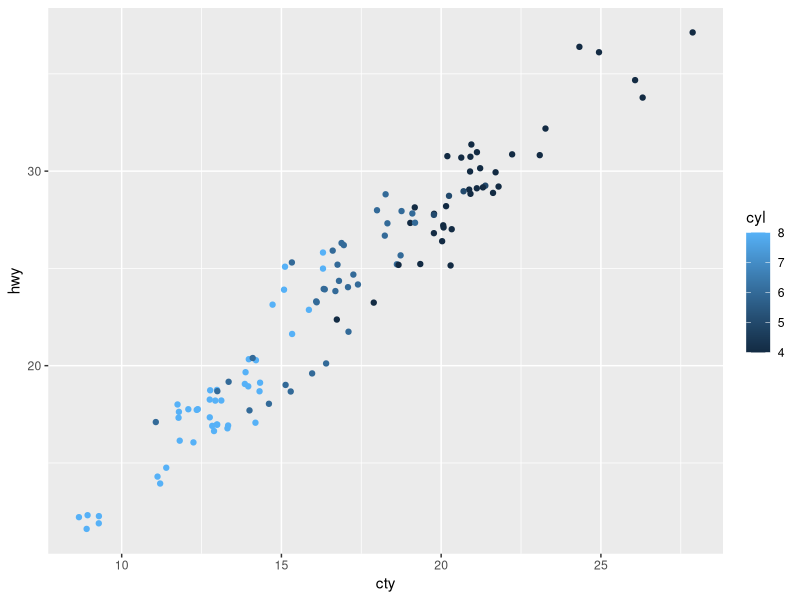
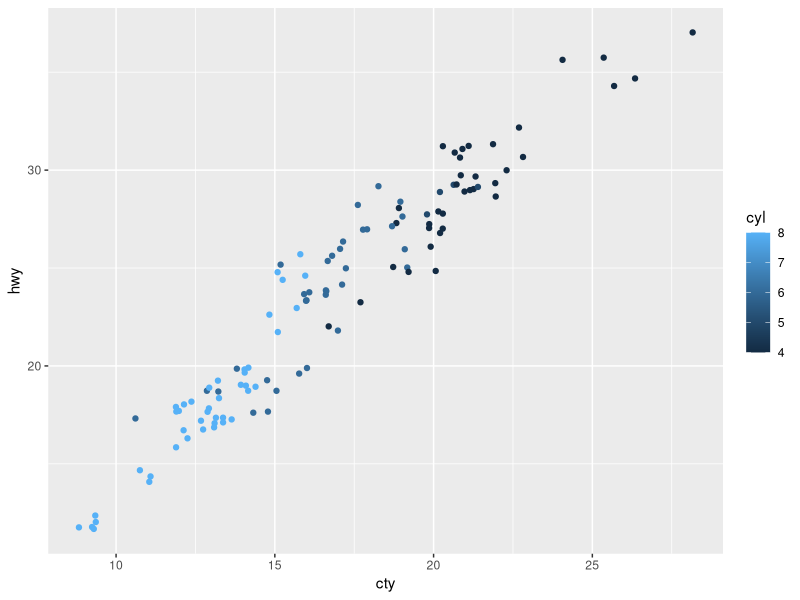
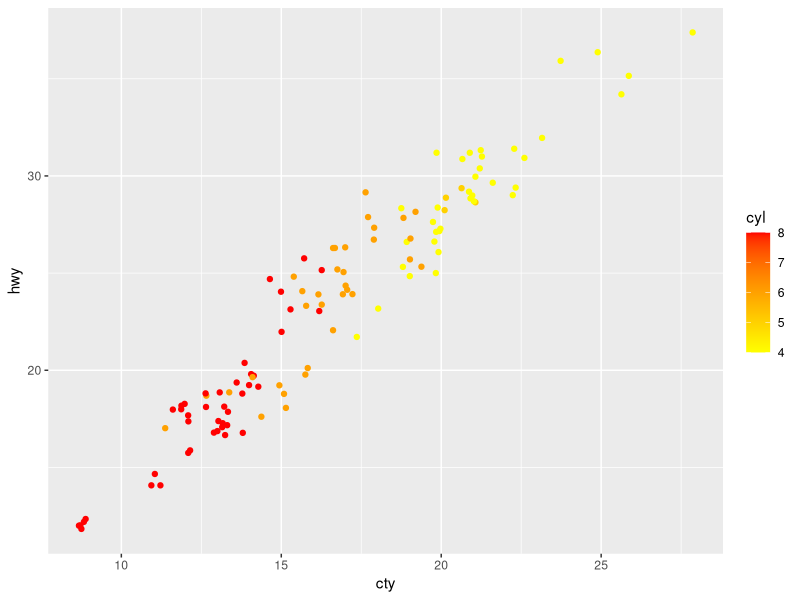
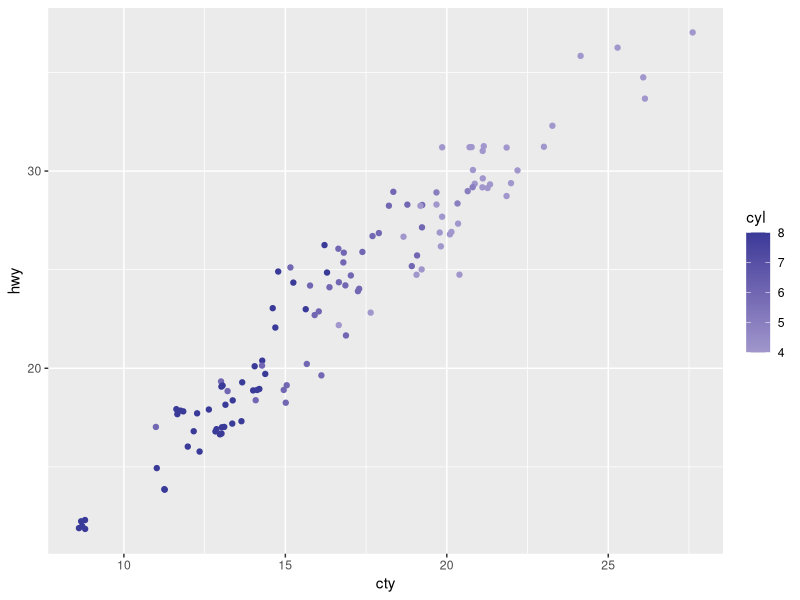
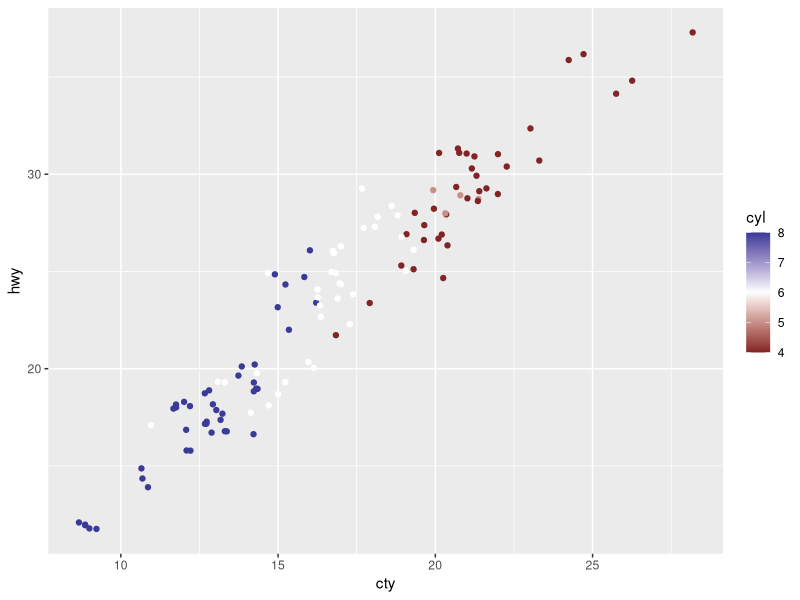
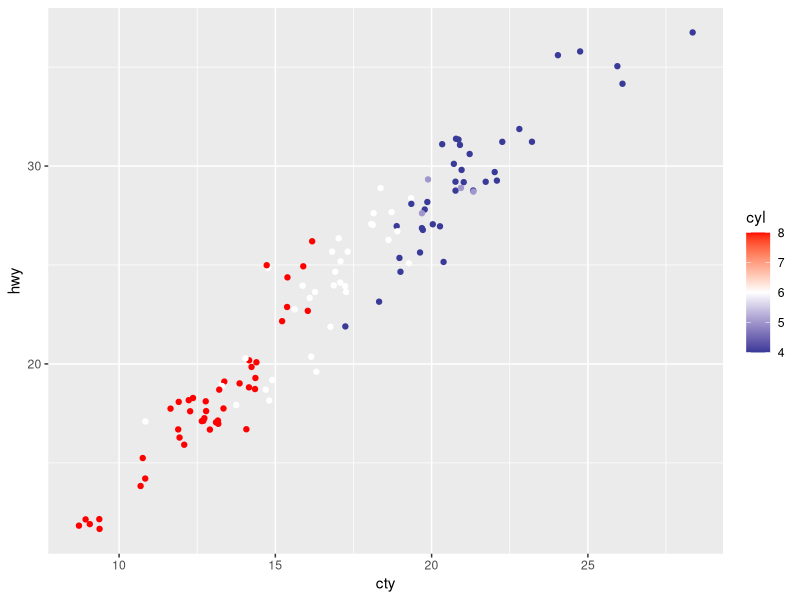
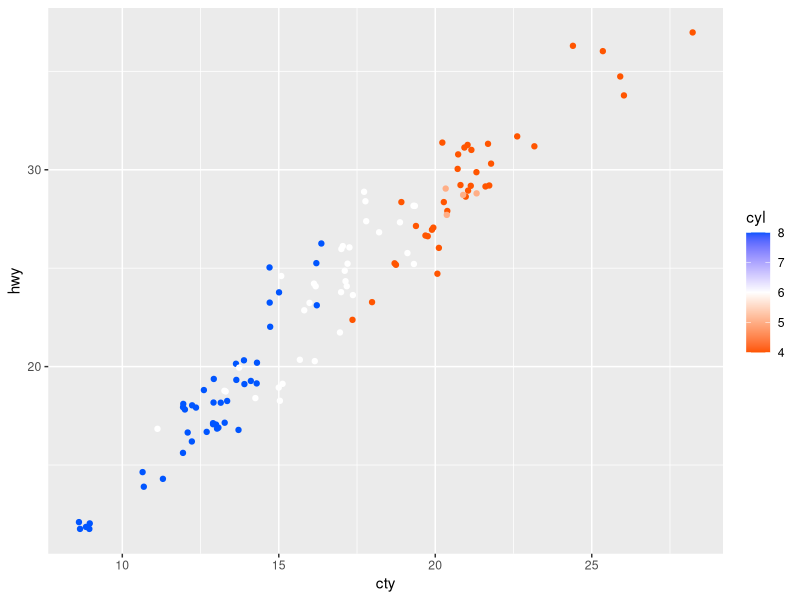
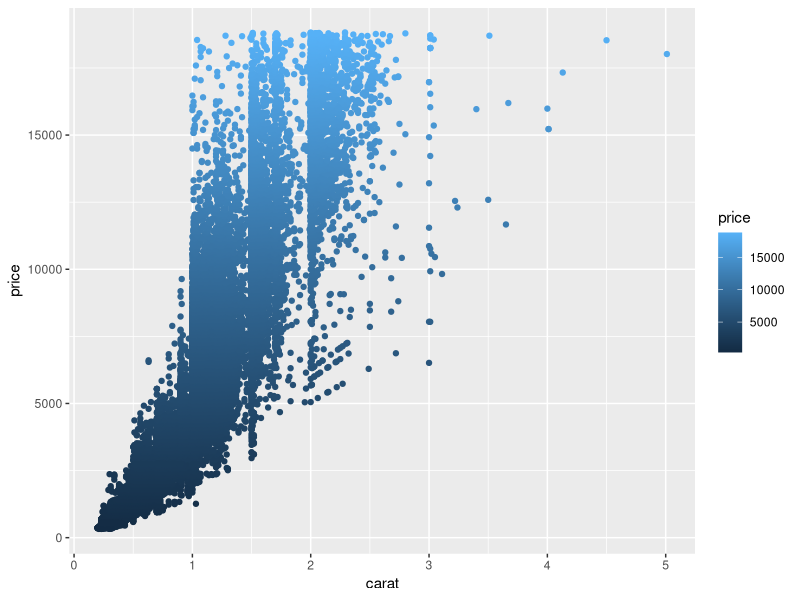

Reproduce these figures in R, in order.
library(tidyverse)
p1 <- mpg %>%
  filter(year == 2008) %>%
  ggplot(aes(x=cty, y=hwy, color=cyl)) + 
  geom_point(position='jitter')
p1
p1 + scale_color_gradient()
p1 + scale_color_gradient(low='yellow', high='red')

p1 + scale_color_gradient2()
p1 + scale_color_gradient2(midpoint=6)
p1 + scale_color_gradient2(midpoint=6, 
                           low=scales::muted('blue'),
                           high='red')
p1 + scale_color_gradient2(midpoint=6, 
                           low = '#FF5500',
                           high='#0055FF')


?diamonds
p <- ggplot(diamonds, aes(x=carat, y=price, color=price)) + 
  geom_point()
p + scale_color_gradient()
p + scale_color_gradient(high='gray')
p + scale_color_gradient2(low='black', mid='green', high='red', midpoint =10000)

p2 <- mpg %>%
  filter(year == 2008) %>%
  ggplot(aes(x=cty, y=hwy, color=factor(cyl))) + 
  geom_point(position='jitter')
p2
p2 + scale_color_discrete()
p2 + scale_color_discrete(direction=-1)

mapping <- c('4' = 'blue', '5' = 'yellow', '6'='darkgreen', '8' = 'red')
p2 + scale_color_manual(values=mapping)

library(RColorBrewer)
display.brewer.all()

p2 + scale_color_brewer(palette='Set1')
p2 + scale_color_brewer(palette='Set3')

states <- map_data('state')
p3 <- states %>%
  ggplot(aes(x=long, y=lat, group=group, 
             fill=lat)) + 
  geom_polygon()

p3 + scale_fill_distiller(palette='GnBu', direction=1)

ggplot(diamonds, aes(x=carat, y=price, color=clarity )) + geom_point() +
  scale_color_brewer(palette='Blues', direction = -1)

ggplot(diamonds, aes(x=carat, y=price, color=depth )) + geom_point() + 
  scale_color_distiller(palette='Blues', direction=-1)



library(tidyverse)
tlong <- read_csv('topics.csv')  %>% mutate(
  rating = factor(rating, 
                  levels= c("Favorite", "Like it very much",
                            "Like it", "Don't like it that much")))
p0 <- tlong %>% 
  mutate(rating = factor(rating, rev(levels(rating)))) %>%
  ggplot(aes(x = topic)) + geom_bar(aes(fill=rating))

col <- rev(c('blue', 'dodgerblue', 'skyblue', 'red'))
p0 + 
  coord_flip() + 
  scale_fill_manual(values=col) + 
  theme(axis.text.y=element_blank(),
        legend.position='bottom') + 
  geom_text(aes(x=topic, label=topic), y=0, hjust=0, color='white')
